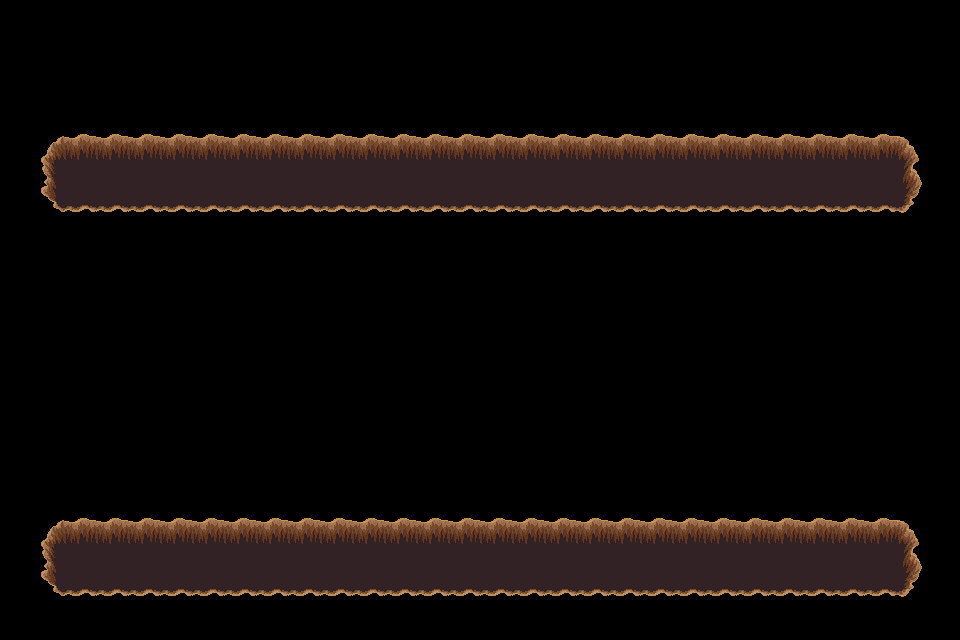

A 2D game scene composited from a Tiled map and its tileset images. What follows is a short description and the map's XML, with every tile layer's data as written:
An orthogonal 30x20 tile map with 32x32 px tiles, 1 tile layer (trou).

<map version="1.4" tiledversion="1.4.3" orientation="orthogonal" renderorder="right-down" width="30" height="20" tilewidth="32" tileheight="32" infinite="0" nextlayerid="9" nextobjectid="1">
 <tileset firstgid="1" source="../../../dungeon_green.tsx" />
 <layer id="8" name="trou" width="30" height="20">
  <data encoding="csv">
0,0,0,0,0,0,0,0,0,0,0,0,0,0,0,0,0,0,0,0,0,0,0,0,0,0,0,0,0,0,
0,0,0,0,0,0,0,0,0,0,0,0,0,0,0,0,0,0,0,0,0,0,0,0,0,0,0,0,0,0,
0,0,0,0,0,0,0,0,0,0,0,0,0,0,0,0,0,0,0,0,0,0,0,0,0,0,0,0,0,0,
0,0,0,0,0,0,0,0,0,0,0,0,0,0,0,0,0,0,0,0,0,0,0,0,0,0,0,0,0,0,
0,432,433,433,433,433,433,433,433,433,433,433,433,433,433,433,433,433,433,433,433,433,433,433,433,433,433,433,434,0,
0,455,456,456,456,456,456,456,456,456,456,456,456,456,456,456,456,456,456,456,456,456,456,456,456,456,456,456,457,0,
0,478,479,479,479,479,479,479,479,479,479,479,479,479,479,479,479,479,479,479,479,479,479,479,479,479,479,479,480,0,
0,0,0,0,0,0,0,0,0,0,0,0,0,0,0,0,0,0,0,0,0,0,0,0,0,0,0,0,0,0,
0,0,0,0,0,0,0,0,0,0,0,0,0,0,0,0,0,0,0,0,0,0,0,0,0,0,0,0,0,0,
0,0,0,0,0,0,0,0,0,0,0,0,0,0,0,0,0,0,0,0,0,0,0,0,0,0,0,0,0,0,
0,0,0,0,0,0,0,0,0,0,0,0,0,0,0,0,0,0,0,0,0,0,0,0,0,0,0,0,0,0,
0,0,0,0,0,0,0,0,0,0,0,0,0,0,0,0,0,0,0,0,0,0,0,0,0,0,0,0,0,0,
0,0,0,0,0,0,0,0,0,0,0,0,0,0,0,0,0,0,0,0,0,0,0,0,0,0,0,0,0,0,
0,0,0,0,0,0,0,0,0,0,0,0,0,0,0,0,0,0,0,0,0,0,0,0,0,0,0,0,0,0,
0,0,0,0,0,0,0,0,0,0,0,0,0,0,0,0,0,0,0,0,0,0,0,0,0,0,0,0,0,0,
0,0,0,0,0,0,0,0,0,0,0,0,0,0,0,0,0,0,0,0,0,0,0,0,0,0,0,0,0,0,
0,432,433,433,433,433,433,433,433,433,433,433,433,433,433,433,433,433,433,433,433,433,433,433,433,433,433,433,434,0,
0,455,456,456,456,456,456,456,456,456,456,456,456,456,456,456,456,456,456,456,456,456,456,456,456,456,456,456,457,0,
0,478,479,479,479,479,479,479,479,479,479,479,479,479,479,479,479,479,479,479,479,479,479,479,479,479,479,479,480,0,
0,0,0,0,0,0,0,0,0,0,0,0,0,0,0,0,0,0,0,0,0,0,0,0,0,0,0,0,0,0
</data>
 </layer>
</map>
